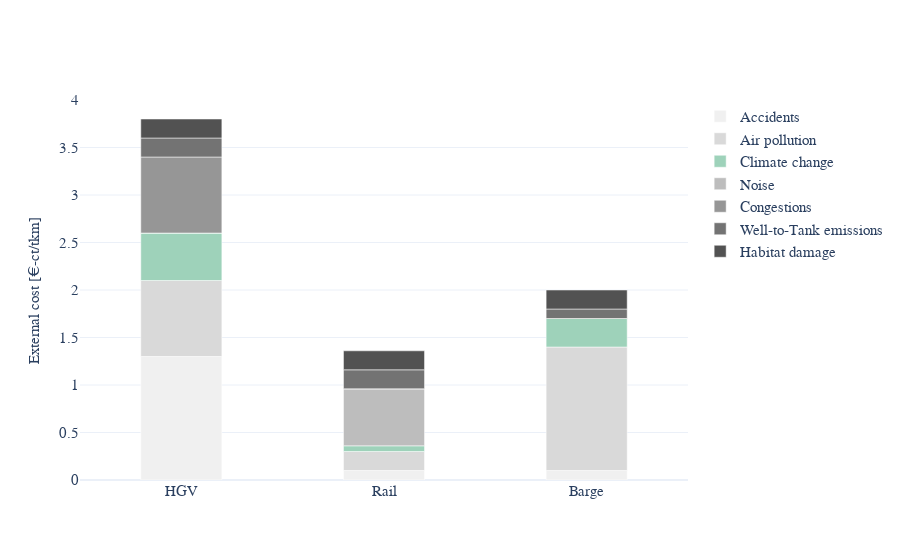

Here is the notebook cell this chart was saved with:
### Code cell
df = pd.read_excel("../data/plots/Modal_split.xlsx", sheet_name = "External cost", index_col = 0).iloc[:7].T
#df = df.rename({"HGV": "Heavy goods vehicle"})
colorway = [px.colors.sequential.Greys[i] for i in [1,2]]+['#9ED2BA']+[px.colors.sequential.Greys[i] for i in [3,4,5,6]]
fig = go.Figure()
for i in df.columns:
    fig.add_trace(go.Bar(x = df.index, y = df[i], name = i, width = 0.4))
fig.update_layout(barmode = "relative", colorway = colorway)
fig.update_yaxes(title = "External cost [€-ct/tkm]")

### Figure 1 — Plotly figure (JSON) as saved in the notebook; plotly's stock layout.template omitted (floating-point values rounded to 4 significant figures)
{"data": [{"name": "Accidents ", "type": "bar", "width": 0.4, "x": ["HGV", "Rail", "Barge"], "y": [1.3, 0.1, 0.1]}, {"name": "Air pollution", "type": "bar", "width": 0.4, "x": ["HGV", "Rail", "Barge"], "y": [0.8, 0.2, 1.3]}, {"name": "Climate change", "type": "bar", "width": 0.4, "x": ["HGV", "Rail", "Barge"], "y": [0.5, 0.06, 0.3]}, {"name": "Noise", "type": "bar", "width": 0.4, "x": ["HGV", "Rail", "Barge"], "y": [0, 0.6, 0]}, {"name": "Congestions", "type": "bar", "width": 0.4, "x": ["HGV", "Rail", "Barge"], "y": [0.8, 0, 0]}, {"name": "Well-to-Tank emissions", "type": "bar", "width": 0.4, "x": ["HGV", "Rail", "Barge"], "y": [0.2, 0.2, 0.1]}, {"name": "Habitat damage", "type": "bar", "width": 0.4, "x": ["HGV", "Rail", "Barge"], "y": [0.2, 0.2, 0.2]}], "layout": {"barmode": "relative", "colorway": ["rgb(240,240,240)", "rgb(217,217,217)", "#9ED2BA", "rgb(189,189,189)", "rgb(150,150,150)", "rgb(115,115,115)", "rgb(82,82,82)"], "yaxis": {"title": {"text": "External cost [€-ct/tkm]"}}}}
